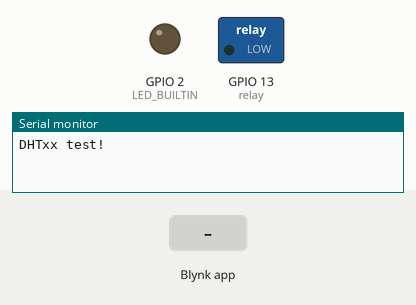
Simulated run of this sketch. Board: ESP32. Shown: switched loads named in the sketch (green lamp = pin HIGH), output pins drawn as LEDs (lit = HIGH), the last lines printed to the serial monitor. The inputs (shaded band) are chosen by the test bench. WiFi joins after 1.5 s; servers stay silent unless stated.

Above: at 3.0 s.
3.1 s: Blynk app writes 1 to V0
At 4.3 s:
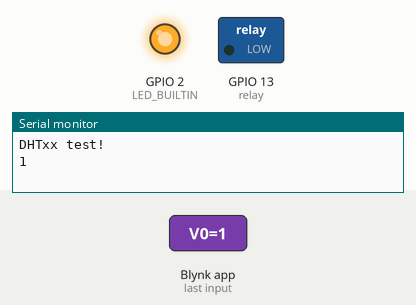
4.6 s: Blynk app writes 0 to V0
At 5.5 s:
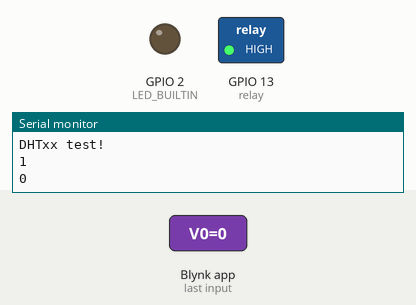
Timing chart, 0 to 7.6 s (numbered marks = the images above; inputs shaded):
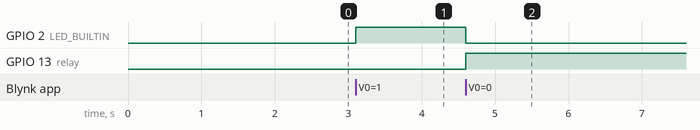

Measured:
- after the input at 3.1 s, GPIO 2 (LED_BUILTIN): LOW → HIGH at once
- after the input at 4.6 s, GPIO 2 (LED_BUILTIN): HIGH → LOW at once; GPIO 13 (relay): LOW → HIGH at once

The sketch:

esp32.ino
```cpp
// (licence header left out)
/* Comment this out to disable prints and save space */
#define BLYNK_PRINT Serial

#define BLYNK_TEMPLATE_ID "TMPL6qUCRcTwz"
#define BLYNK_TEMPLATE_NAME "Quickstart Template"
#define BLYNK_AUTH_TOKEN "eO7VCcWb3RzVpxsOjZbuBk4qvm0nr7nP"
#define LINE_TOKEN "kUch5lpPe6WgPsE3E3Duqg194gLitIzMnRrJZSIDuoq"

#include <WiFi.h>
#include <WiFiClient.h>
#include <BlynkSimpleEsp32.h>
#include "DHT.h"
#include <TridentTD_LineNotify.h>

// Your WiFi credentials.
// Set password to "" for open networks.
char ssid[] = "articubot_one";
char pass[] = "";

// Uncomment whatever type you're using!
#define DHTTYPE DHT11   // DHT 11
#define DHTPIN 4     // Digital pin connected to the DHT sensor
DHT dht(DHTPIN, DHTTYPE);

BlynkTimer timer;

const int relay = 13;

void setup()
{
  // Debug console
  Serial.begin(115200);
  Blynk.begin(BLYNK_AUTH_TOKEN, ssid, pass);
  pinMode(relay,OUTPUT);
  pinMode(LED_BUILTIN, OUTPUT);
  Serial.println(F("DHTxx test!"));
  dht.begin();
  LINE.setToken(LINE_TOKEN);
  timer.setInterval(1000000, Sensor);

}

BLYNK_WRITE(V0) {
  int value = param.asInt();
  Serial.println(value);
    if(value == 1){
     digitalWrite(relay,0);
     digitalWrite(LED_BUILTIN,HIGH);
    }else{
      digitalWrite(relay,1);
      digitalWrite(LED_BUILTIN,LOW);
    }
  }
void loop()
{
  Blynk.run();
  timer.run();
}

void Sensor()
{
  float h = dht.readHumidity();
  float t = dht.readTemperature();
  if (isnan(h) || isnan(t)) {
    Serial.println("Failed to read from DHT sensor!");
    delay(5000);
    return;
  }
  Serial.print("Humidity is: ");
  Serial.println(h, 1);
  Serial.print("Temperature is: ");
  Serial.println(t, 1);

  Blynk.virtualWrite(V2, h);
  Blynk.virtualWrite(V3, t);
  LINE.notify("Humidity is: "+String(h)+" %");
  LINE.notify("Temperature is: "+String(t)+" C");
}
```
